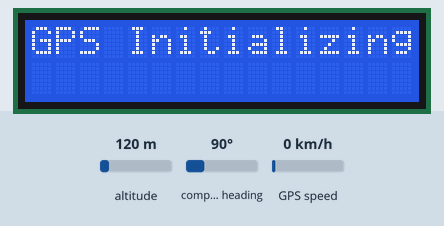
The sketch below on a simulated ESP32. Parts: 16×2 character LCD. The test bench sets the inputs (shaded band); at power-on: altitude 120 m, compass heading 90°, GPS speed 0 km/h. WiFi joins after 1.5 s; servers stay silent unless stated; the GPS gets a fix after 3 s at 37.7749, -122.4194 with 8 satellites; what the sketch prints to the serial monitor is not drawn.

Above: at 0.1 s.
At 3.6 s:
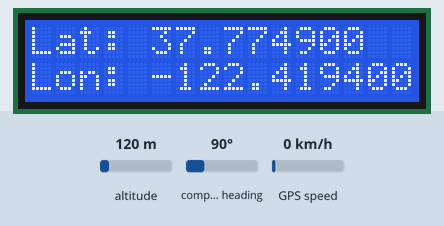

The sketch:

USING_GPS_MOD_AND_BLYNK.ino
```cpp
#include <Wire.h>
#include <LiquidCrystal_I2C.h>
#include <TinyGPS++.h>
// Virtual pins for Blynk
#define BLYNK_PRINT Serial
#define BLYNK_TEMPLATE_ID "TMPL37Lf04WHg"
#define BLYNK_TEMPLATE_NAME "GPS MOD"
#define BLYNK_AUTH_TOKEN "xI40-db4kU1P4x0G7GfESyp0rngVJ6P_"
#define VPIN_LATITUDE V3
#define VPIN_LONGITUDE V4
#include <HardwareSerial.h>
#include <WiFi.h>
#include <BlynkSimpleEsp32.h>

// Initialize the GPS
TinyGPSPlus gps;
HardwareSerial ss(2); // Use hardware serial 2 (GPIO 16 and GPIO 17)

// Initialize the LCD with the I2C address 0x3F, 16 columns, and 2 rows
LiquidCrystal_I2C lcd(0x3F, 16, 2);

char auth[] = "xI40-db4kU1P4x0G7GfESyp0rngVJ6P_";       // You should get Auth Token in the Blynk App.
char ssid[] = "IOT";                    // Your Wi-Fi Credentials
char pass[] = "123456789";


void setup() {
  // Start serial communication for debugging purposes
  Serial.begin(115200);
  // Start serial communication with GPS module
  ss.begin(9600, SERIAL_8N1, 16, 17); // RX pin 16, TX pin 17

  // Initialize the LCD
  lcd.init();
  lcd.backlight();

  // Display a startup message
  lcd.setCursor(0, 0);
  lcd.print("GPS Initializing");

  // Initialize WiFi and Blynk
  WiFi.begin(ssid, pass);
  Blynk.config(auth);
  Blynk.connect();
}

void loop() {
  Blynk.run();

  // Check if data is available from the GPS module
  if (ss.available() > 0) {
    char c = ss.read();
    gps.encode(c);
  }

  // Check if the GPS location data has been updated
  if (gps.location.isUpdated()) {
    // Clear the LCD
    lcd.clear();

    // Display latitude
    lcd.setCursor(0, 0);
    lcd.print("Lat: ");
    lcd.print(gps.location.lat(), 6);

    // Display longitude
    lcd.setCursor(0, 1);
    lcd.print("Lon: ");
    lcd.print(gps.location.lng(), 6);

    // Print the data to the serial monitor for debugging
    Serial.print("Latitude: ");
    Serial.println(gps.location.lat(), 6);
    Serial.print("Longitude: ");
    Serial.println(gps.location.lng(), 6);

    // Send GPS coordinates to Blynk app
    Blynk.virtualWrite(VPIN_LATITUDE, gps.location.lat());
    Blynk.virtualWrite(VPIN_LONGITUDE, gps.location.lng());
  }
}
```
